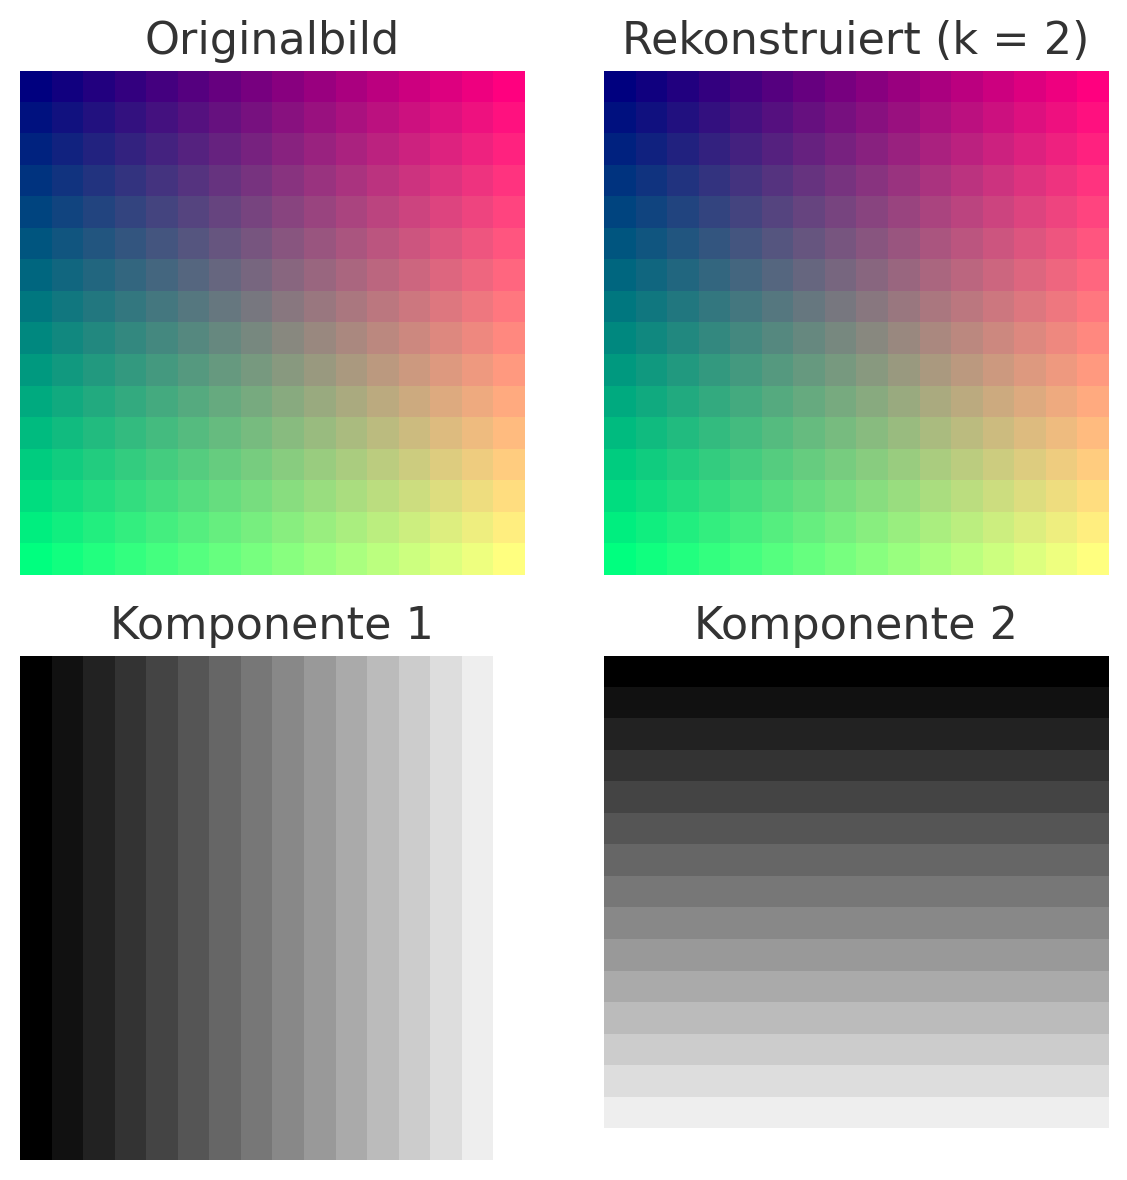

Source code (Python):
import numpy as np
import matplotlib.pyplot as plt

h, w = 16, 16

red = np.linspace(0, 1, w)
green = np.linspace(0, 1, h)[:, None]

img = np.dstack([
  np.tile(red, (h, 1)),
  np.tile(green, (1, w)),
  0.5 * np.ones((h, w))
])

pixel = img.reshape(-1, 3).T
pixel_mittelwert = pixel.mean(axis=1, keepdims=True)
pixel_null = pixel - pixel_mittelwert
n = pixel_null.shape[1]
C = (pixel_null @ pixel_null.T) / n
eigwerte, eigenvektoren = np.linalg.eigh(C)

k=2
indizes = np.argsort(eigwerte)[::-1]
V_k = eigenvektoren[:, indizes[:k]]
Z = V_k.T @ pixel_null

komprimiert1 = Z[0].reshape(h, w)
komprimiert2 = Z[1].reshape(h, w)
re = V_k @ Z + pixel_mittelwert
re_img = re.T.reshape(h, w, 3)
re_img = np.clip(re_img, 0, 1)

fig, axes = plt.subplots(2, 2)
axes[0, 0].imshow(img)
axes[0, 0].set_title('Originalbild')
axes[0, 1].imshow(re_img)
axes[0, 1].set_title('Rekonstruiert (k = 2)')
axes[1, 0].imshow(komprimiert1, cmap='gray')
axes[1, 0].set_title('Komponente 1')
axes[1, 1].imshow(komprimiert2, cmap='gray')
axes[1, 1].set_title('Komponente 2')

for ax in axes.flatten():
  ax.axis('off')

plt.show()
